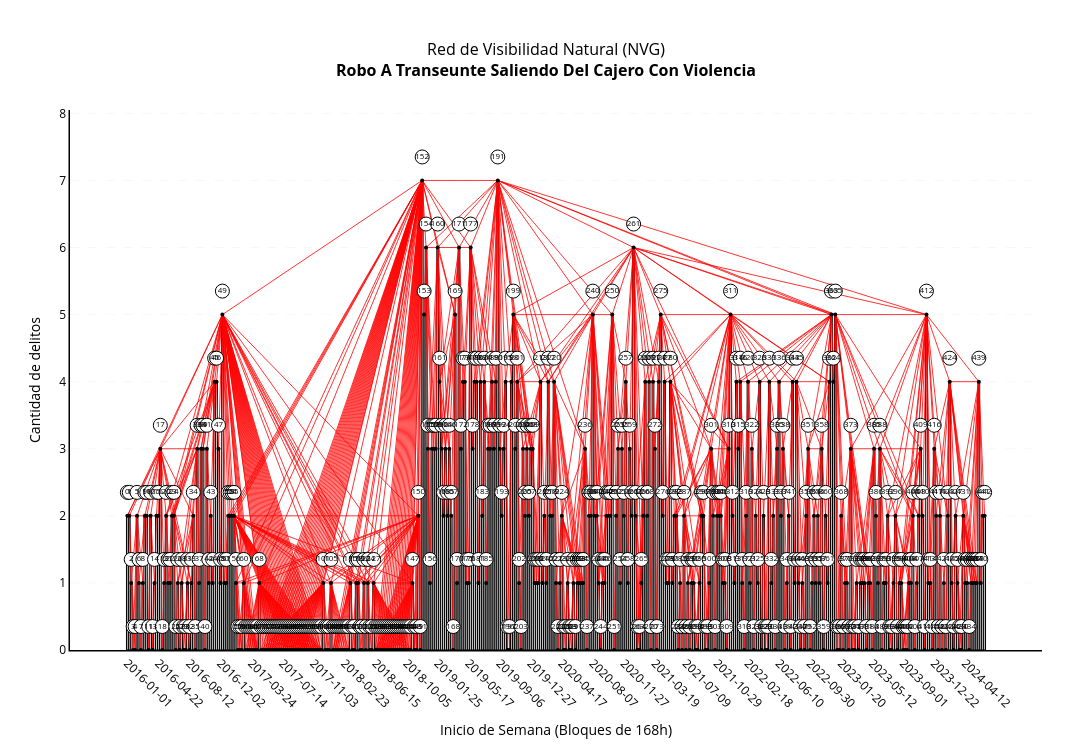

The cell this chart's notebook holds for it:
### Markdown cell above
<details>
<summary><b>Ejecución: Visualización del Grafo de Visibilidad Natural</b></summary>

<br>

Invoca `plot_visibility_graph_from_network` sobre el grafo compilado `visibility_graph` para proyectar las interconexiones de visibilidad sobre la serie cronológica.

#### Variables de entrada
* **`visibility_graph`** (`nx.Graph`): Red compleja generada con aristas y atributos.
* **`TARGET_CRIME`** (`str`): Constante global con el nombre del delito en estudio.

</details>

### Code cell
# [EJECUCIÓN] Renderizado del Grafo de Visibilidad Natural (NVG)
# INPUT:  visibility_graph (nx.Graph), TARGET_CRIME (str)
# OUTPUT: None (despliegue en output)

try:
    fig_nvg = plot_visibility_graph_from_network(visibility_graph, TARGET_CRIME)
    fig_nvg.show()
except Exception as err:
    logger.error(f"Error al renderizar el grafo de visibilidad: {err}")

### Figure 1 — Plotly figure (JSON) as saved in the notebook; plotly's stock layout.template omitted (floating-point values rounded to 4 significant figures; data arrays with more than 128 entries replaced by an {"elided": "..."} marker saying what was removed)
{"data": [{"marker": {"color": "white", "line": {"color": "black", "width": 1}}, "name": "Serie Temporal", "type": "bar", "x": {"elided": "443 str values"}, "y": {"elided": "443 int values"}}, {"hoverinfo": "none", "line": {"color": "red", "width": 0.8}, "mode": "lines", "name": "Visibilidad", "type": "scatter", "x": {"elided": "4068 str values"}, "y": {"elided": "4068 int values"}}, {"hoverinfo": "skip", "marker": {"color": "black", "size": 4}, "mode": "markers", "name": "Cúspides", "type": "scatter", "x": {"elided": "443 str values"}, "y": {"elided": "443 int values"}}, {"marker": {"color": "white", "line": {"color": "black", "width": 1}, "size": 14, "symbol": "circle"}, "mode": "markers+text", "name": "Nodos", "text": {"elided": "443 str values"}, "textfont": {"color": "black", "size": 8}, "textposition": "middle center", "type": "scatter", "x": {"elided": "443 str values"}, "y": {"elided": "443 float values"}}], "layout": {"bargap": 0.1, "height": 750, "margin": {"b": 100, "l": 70, "r": 50, "t": 110}, "paper_bgcolor": "white", "plot_bgcolor": "white", "showlegend": false, "title": {"font": {"color": "black", "size": 16}, "text": "Red de Visibilidad Natural (NVG)<br><b>Robo A Transeunte Saliendo Del Cajero Con Violencia</b>", "x": 0.5, "xanchor": "center"}, "width": 1300, "xaxis": {"color": "black", "linecolor": "black", "linewidth": 1.5, "showline": true, "tickangle": 45, "tickformat": "%Y-%m-%d", "tickmode": "array", "tickvals": ["2016-01-01T00:00:00", "2016-04-22T00:00:00", "2016-08-12T00:00:00", "2016-12-02T00:00:00", "2017-03-24T00:00:00", "2017-07-14T00:00:00", "2017-11-03T00:00:00", "2018-02-23T00:00:00", "2018-06-15T00:00:00", "2018-10-05T00:00:00", "2019-01-25T00:00:00", "2019-05-17T00:00:00", "2019-09-06T00:00:00", "2019-12-27T00:00:00", "2020-04-17T00:00:00", "2020-08-07T00:00:00", "2020-11-27T00:00:00", "2021-03-19T00:00:00", "2021-07-09T00:00:00", "2021-10-29T00:00:00", "2022-02-18T00:00:00", "2022-06-10T00:00:00", "2022-09-30T00:00:00", "2023-01-20T00:00:00", "2023-05-12T00:00:00", "2023-09-01T00:00:00", "2023-12-22T00:00:00", "2024-04-12T00:00:00"], "title": {"text": "Inicio de Semana (Bloques de 168h)"}}, "yaxis": {"color": "black", "gridcolor": "lightgrey", "griddash": "dash", "gridwidth": 0.2, "linecolor": "black", "linewidth": 1.5, "range": [0, 8.05], "showgrid": true, "showline": true, "title": {"text": "Cantidad de delitos"}}}}
